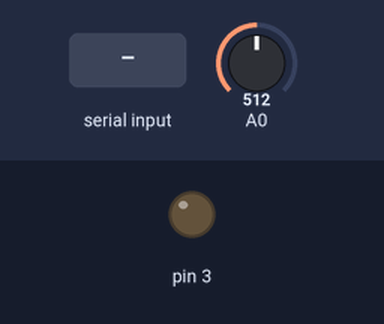
Recording of a sketch running on a simulated Arduino Uno, built with avr-gcc and run on an emulated ATmega328P. Parts: output pins drawn as LEDs (lit = HIGH). The test bench sets the inputs (shaded band); at power-on: A0 = 512. What the sketch prints to the serial monitor is not drawn.

Above: at 1.2 s.
1.3 s: "w" received over Serial
At 1.51 s:
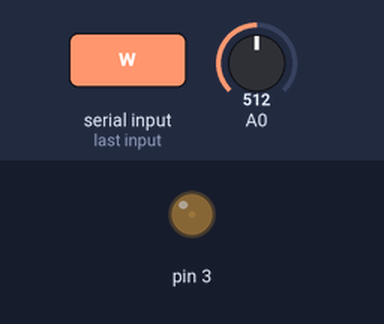
4.3 s: "q" received over Serial
At 5.5 s:
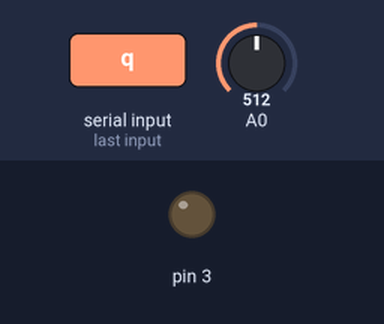
5.8 s: "." received over Serial
At 6.36 s:
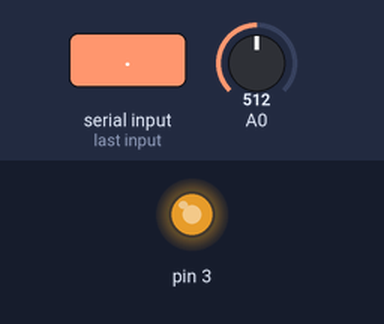
8.8 s: "q" received over Serial
At 9.01 s:
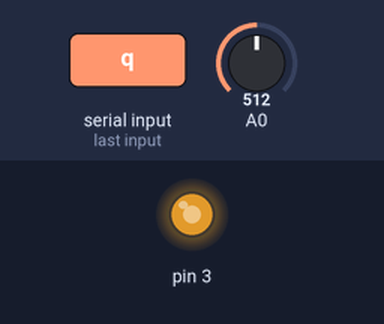
Timing chart, 0 to 11.8 s (numbered marks = the images above; inputs shaded):
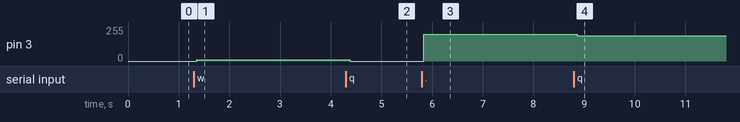

The sketch:

emf.ino
```cpp
void setup() {
  Serial.begin(9600);

  pinMode(3, OUTPUT);
}

byte speed = 0;

void loop() {
  if (Serial.available()) {
    switch (Serial.read()) {
    case 'q':
      speed = constrain(speed - 10, 0, 255);
      Serial.println(speed);
      break;
    case 'w':
      speed = constrain(speed + 10, 0, 255);
      Serial.println(speed);
      break;
    case '.':
      if (speed == 0) {
        speed = 200;
      }
      else {
        speed = 0;
      }
      break;
    }
  }
  analogWrite(3, speed);

	delay(100);

  analogWrite(3, 0);
  delay(2);
  long started = micros();
  long accum = 0;
  long samples = 0;
  while (micros() - started < 2000) {
    accum += analogRead(0);
    samples++;
  }
  Serial.print(accum / samples);
  Serial.print(" ");
}
```

Measured:
- after the input at 1.3 s, pin 3: 0/255 → 10/255 after 0.06 s
- after the input at 4.3 s, pin 3: 10/255 → 0/255 after 0.08 s
- after the input at 5.8 s, pin 3: 0/255 → 200/255 at once
- after the input at 8.8 s, pin 3: 200/255 → 190/255 after 0.07 s
